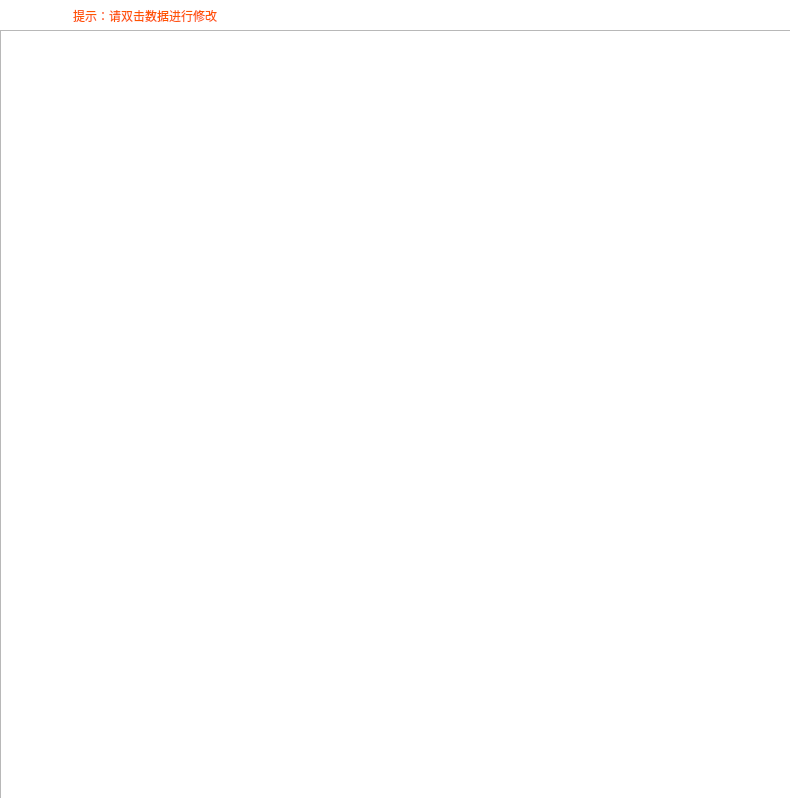
<?xml version="1.0" encoding="UTF-8"?>
<ui version="4.0">
 <class>Form</class>
 <widget class="QWidget" name="Form">
  <property name="geometry">
   <rect>
    <x>0</x>
    <y>0</y>
    <width>790</width>
    <height>798</height>
   </rect>
  </property>
  <property name="minimumSize">
   <size>
    <width>0</width>
    <height>0</height>
   </size>
  </property>
  <property name="maximumSize">
   <size>
    <width>777777</width>
    <height>777777</height>
   </size>
  </property>
  <property name="windowTitle">
   <string>Form</string>
  </property>
  <widget class="QLabel" name="label">
   <property name="geometry">
    <rect>
     <x>0</x>
     <y>0</y>
     <width>801</width>
     <height>31</height>
    </rect>
   </property>
   <property name="styleSheet">
    <string notr="true">background-color: rgb(255, 255, 255);
font: 18pt &quot;隶书&quot;;
color: rgb(255, 85, 0);</string>
   </property>
   <property name="text">
    <string>                      提示：请双击数据进行修改</string>
   </property>
  </widget>
  <widget class="QTableView" name="tableView">
   <property name="geometry">
    <rect>
     <x>0</x>
     <y>30</y>
     <width>791</width>
     <height>771</height>
    </rect>
   </property>
   <property name="minimumSize">
    <size>
     <width>0</width>
     <height>0</height>
    </size>
   </property>
   <property name="styleSheet">
    <string notr="true">font: 22pt &quot;楷体&quot;;
border-image: url(:/CmainWdt/resource/picture/CchangeBuyWgt_background.jpg);</string>
   </property>
  </widget>
 </widget>
 <resources>
  <include location="images.qrc"/>
 </resources>
 <connections/>
</ui>
